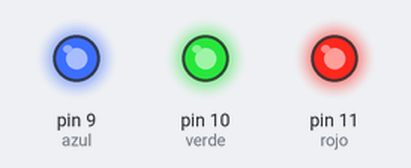
Recording of a sketch running on a simulated Arduino Uno, built with avr-gcc and run on an emulated ATmega328P. On the bench: output pins drawn as LEDs (lit = HIGH).

Above: at 0.2 s.
At 1.7 s:
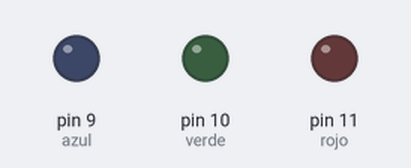
Timing chart, 0 to 3.0 s (numbered marks = the images above):
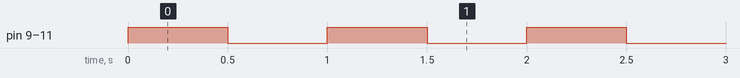

Measured:
- by itself, pin 9 (azul), pin 10 (verde), pin 11 (rojo): alternates HIGH for 0.50 s and LOW for 0.50 s

The sketch:

Blink_apr30a.ino
```cpp
int rojo = 11;
int verde = 10;
int azul = 9;

void setup() {
  // put your setup code here, to run once:
pinMode(rojo , OUTPUT);
pinMode(verde , OUTPUT);
pinMode(azul , OUTPUT);
}

void loop() {
  digitalWrite(rojo,HIGH);
  digitalWrite(verde,HIGH);
  digitalWrite(azul,HIGH);
  delay(500);
  digitalWrite(rojo,LOW);
  digitalWrite(verde,LOW);
  digitalWrite(azul,LOW);
  delay(500);
  // put your main code here, to run repeatedly:

}
```
